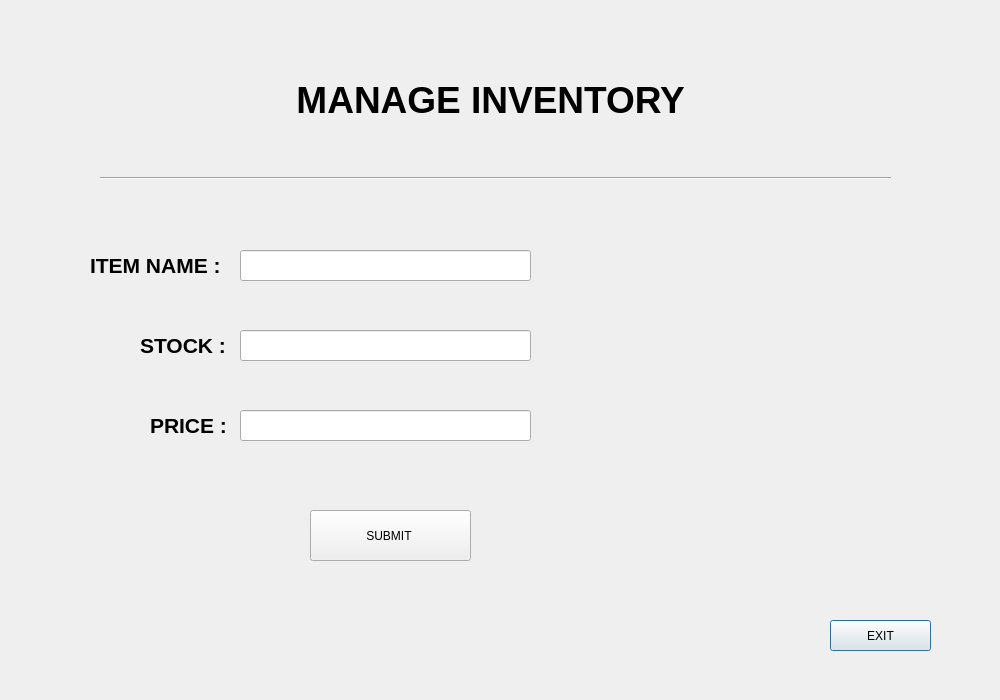
<?xml version="1.0" encoding="UTF-8"?>
<ui version="4.0">
 <class>add_update</class>
 <widget class="QDialog" name="add_update">
  <property name="geometry">
   <rect>
    <x>0</x>
    <y>0</y>
    <width>1000</width>
    <height>700</height>
   </rect>
  </property>
  <property name="windowTitle">
   <string>Dialog</string>
  </property>
  <widget class="QLabel" name="label">
   <property name="geometry">
    <rect>
     <x>280</x>
     <y>30</y>
     <width>431</width>
     <height>141</height>
    </rect>
   </property>
   <property name="text">
    <string>&lt;html&gt;&lt;head/&gt;&lt;body&gt;&lt;p align=&quot;center&quot;&gt;&lt;span style=&quot; font-size:28pt; font-weight:700;&quot;&gt;MANAGE INVENTORY &lt;/span&gt;&lt;/p&gt;&lt;/body&gt;&lt;/html&gt;</string>
   </property>
  </widget>
  <widget class="Line" name="line">
   <property name="geometry">
    <rect>
     <x>100</x>
     <y>170</y>
     <width>791</width>
     <height>16</height>
    </rect>
   </property>
   <property name="orientation">
    <enum>Qt::Orientation::Horizontal</enum>
   </property>
  </widget>
  <widget class="QLineEdit" name="lineEdit">
   <property name="geometry">
    <rect>
     <x>240</x>
     <y>250</y>
     <width>291</width>
     <height>31</height>
    </rect>
   </property>
  </widget>
  <widget class="QLineEdit" name="lineEdit_2">
   <property name="geometry">
    <rect>
     <x>240</x>
     <y>330</y>
     <width>291</width>
     <height>31</height>
    </rect>
   </property>
  </widget>
  <widget class="QLineEdit" name="lineEdit_3">
   <property name="geometry">
    <rect>
     <x>240</x>
     <y>410</y>
     <width>291</width>
     <height>31</height>
    </rect>
   </property>
  </widget>
  <widget class="QLabel" name="label_2">
   <property name="geometry">
    <rect>
     <x>90</x>
     <y>250</y>
     <width>151</width>
     <height>31</height>
    </rect>
   </property>
   <property name="text">
    <string>&lt;html&gt;&lt;head/&gt;&lt;body&gt;&lt;p&gt;&lt;span style=&quot; font-size:16pt; font-weight:700;&quot;&gt;ITEM NAME :&lt;/span&gt;&lt;/p&gt;&lt;/body&gt;&lt;/html&gt;</string>
   </property>
  </widget>
  <widget class="QLabel" name="label_3">
   <property name="geometry">
    <rect>
     <x>140</x>
     <y>330</y>
     <width>91</width>
     <height>31</height>
    </rect>
   </property>
   <property name="text">
    <string>&lt;html&gt;&lt;head/&gt;&lt;body&gt;&lt;p&gt;&lt;span style=&quot; font-size:16pt; font-weight:700;&quot;&gt;STOCK :&lt;/span&gt;&lt;/p&gt;&lt;/body&gt;&lt;/html&gt;</string>
   </property>
  </widget>
  <widget class="QLabel" name="label_4">
   <property name="geometry">
    <rect>
     <x>150</x>
     <y>410</y>
     <width>81</width>
     <height>31</height>
    </rect>
   </property>
   <property name="text">
    <string>&lt;html&gt;&lt;head/&gt;&lt;body&gt;&lt;p&gt;&lt;span style=&quot; font-size:16pt; font-weight:700;&quot;&gt;PRICE :&lt;/span&gt;&lt;/p&gt;&lt;/body&gt;&lt;/html&gt;</string>
   </property>
  </widget>
  <widget class="QPushButton" name="pushButton">
   <property name="geometry">
    <rect>
     <x>830</x>
     <y>620</y>
     <width>101</width>
     <height>31</height>
    </rect>
   </property>
   <property name="styleSheet">
    <string notr="true">font: 12pt &quot;Segoe UI&quot;;</string>
   </property>
   <property name="text">
    <string>EXIT</string>
   </property>
  </widget>
  <widget class="QPushButton" name="pushButton_2">
   <property name="geometry">
    <rect>
     <x>310</x>
     <y>510</y>
     <width>161</width>
     <height>51</height>
    </rect>
   </property>
   <property name="styleSheet">
    <string notr="true">font: 12pt &quot;Segoe UI&quot;;</string>
   </property>
   <property name="text">
    <string>SUBMIT </string>
   </property>
  </widget>
 </widget>
 <resources/>
 <connections/>
</ui>
